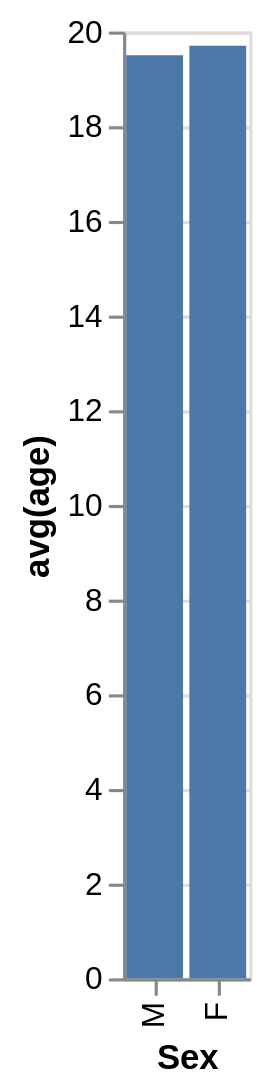

The Vega-Lite source for this figure:
### Vega-Lite specification from a JSON file in a GitHub repository (floating-point values rounded to 4 significant figures)
{"data": {"values": [{"x_data": "M", "y_data": 19.5}, {"x_data": "F", "y_data": 19.7}]}, "mark": "bar", "encoding": {"x": {"field": "x_data", "type": "nominal", "title": "Sex", "sort": {"op": "sum", "field": "y_data", "order": "ascending"}}, "y": {"field": "y_data", "type": "quantitative", "title": "avg(age)"}}}
